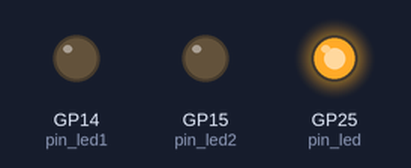
This program was run on a simulated Raspberry Pi Pico running MicroPython. On the bench: output pins drawn as LEDs (lit = HIGH). Random numbers come from a fixed seed. At 5.0 s the program stops and its outputs stay as they are.

Above: at 0.16 s.
At 1.39 s:
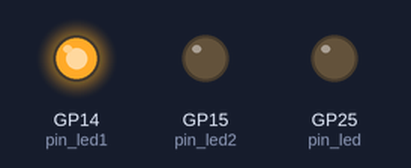
At 4.05 s:
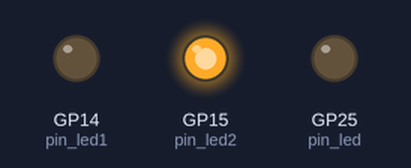
At 4.8 s:
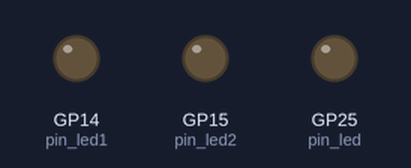
Timing chart, 0 to 6.3 s (numbered marks = the images above):
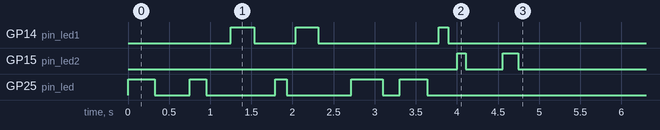

Measured:
- by itself, GP14 (pin_led1): goes HIGH 0.29 s, LOW 0.50 s, HIGH 0.27 s, LOW 1.5 s, HIGH 0.11 s, then LOW
- by itself, GP15 (pin_led2): LOW → HIGH at 4.0 s, → LOW 0.10 s later, → HIGH 0.45 s later, → LOW 0.19 s later
- by itself, GP25 (pin_led): LOW → HIGH at 0.00 s, → LOW 0.33 s later, → HIGH 0.42 s later, → LOW 0.20 s later, … (10 changes in this stretch)

The program:

blink2.py
```python
import machine
import random
from time import sleep

# Initialize pins
pin_led = machine.Pin(25, machine.Pin.OUT)
pin_led1 = machine.Pin(14, machine.Pin.OUT)
pin_led2 = machine.Pin(15, machine.Pin.OUT)

# Turn off all pins initially
pin_t = [pin_led, pin_led1, pin_led2]
while True:
# Loop 10 times
    for _ in range(10):        # Randomly select a pin to blink
        pin = random.choice(pin_t)

        # Generate random sleep duration between 0.1 and 0.5 seconds
        blink_duration = random.uniform(0.1, 0.5)

        # Toggle the selected LED pin
        pin.on()

        # Wait for the random blink duration
        sleep(blink_duration)

        pin.off()

        # Generate random sleep duration between 0.1 and 0.5 seconds
        wait_duration = random.uniform(0.1, 0.5)

        # Wait for the random wait duration before next blink
        sleep(wait_duration)

    break
```
